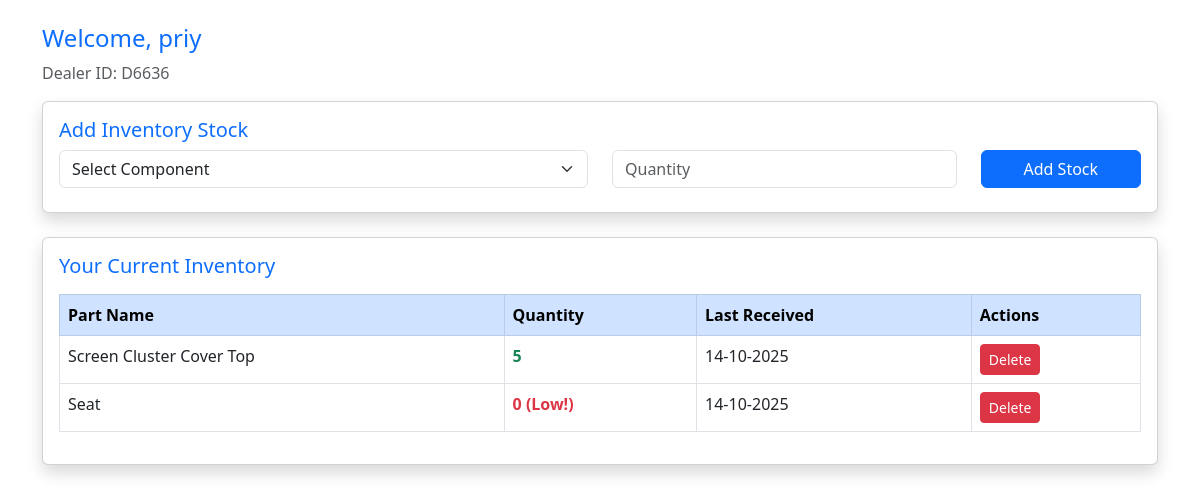
Page /dealer/add_inventory/ (signed in) on the committed database.
### portal/models.py (models this page shows, shortened)
class Dealer(models.Model):
    dealer_id = models.CharField(max_length=20, unique=True)
    name = models.CharField(max_length=100)
    email = models.EmailField(unique=True)
    contact = models.CharField(max_length=15)
    location = models.CharField(max_length=100)
    city = models.CharField(max_length=50)
    state = models.CharField(max_length=50)
    password = models.CharField(max_length=50)

class Inventory(models.Model):
    dealer = models.ForeignKey('Dealer', on_delete=models.CASCADE)  # linked to each dealer
    component = models.ForeignKey('Component', on_delete=models.CASCADE)
    quantity = models.PositiveIntegerField(default=0)
    last_received_date = models.DateField(auto_now=True)

class Component(models.Model):
    part_code = models.CharField(max_length=10, unique=True)
    part_name = models.CharField(max_length=100)
    price = models.DecimalField(max_digits=10, decimal_places=2)

### portal/views.py (the view, shortened to what this page needs)
# urls.py: path('dealer/add_inventory/', views.dealer_add_inventory, name='dealer_add_inventory'),
def dealer_add_inventory(request):
    dealer_id = request.session.get('dealer_id')
    if not dealer_id:
        return redirect('dealer_login')
    dealer = Dealer.objects.get(dealer_id=dealer_id)
    components_list = Component.objects.all()
    dealer_inventory = Inventory.objects.filter(dealer=dealer).select_related('component')
    return render(request, 'portal/dealer_add_inventory.html', {
        'dealer': dealer,
        'components': components_list,
        'inventory': dealer_inventory
    })

### portal/templates/portal/dealer_add_inventory.html (shortened to what this page needs)
{% load static %}
<!DOCTYPE html>
<html lang="en">
<head>
<link rel="stylesheet" href="https://cdn.jsdelivr.net/npm/bootstrap@5.3.0/dist/css/bootstrap.min.css">
</head>
<body class="bg-white">
<div class="container mt-4">
    <h4 class="text-primary">Welcome, {{ dealer.name }}</h4>
    <p class="text-muted">Dealer ID: {{ dealer.dealer_id }}</p>
    <div class="card p-3 shadow mt-3">
        <h5 class="text-primary">Add Inventory Stock</h5>
        <form method="post">
            <div class="row">
                <div class="col-md-6 mb-2">
                    <select name="component" class="form-select" required>
                        <option value="">Select Component</option>
                    </select>
                </div>
                <div class="col-md-4 mb-2">
                    <input type="number" name="quantity" min="1" class="form-control" placeholder="Quantity" required>
                </div>
                <div class="col-md-2 mb-2">
                    <button type="submit" class="btn btn-primary w-100">Add Stock</button>
                </div>
            </div>
        </form>
    </div>
    <div class="card p-3 mt-4 shadow">
        <h5 class="text-primary">Your Current Inventory</h5>
        <table class="table table-bordered mt-2">
            <thead class="table-primary">
                <tr>
                    <th>Part Name</th>
                    <th>Quantity</th>
                    <th>Last Received</th>
                    <th>Actions</th>
                </tr>
            </thead>
            <tbody>
                {% for inv in inventory %}
                <tr>
                    <td>{{ inv.component.part_name }}</td>
                    <td>
                        {% if inv.quantity <= 2 %}
                            <span class="text-danger fw-bold">{{ inv.quantity }} (Low!)</span>
                        {% else %}
                            <span class="text-success fw-bold">{{ inv.quantity }}</span>
                        {% endif %}
                    </td>
                    <td>{{ inv.last_received_date|date:"d-m-Y" }}</td>
                    <td>
                        <a href="{% url 'delete_inventory' inv.id %}"
                            class="btn btn-danger btn-sm"
                            onclick="return confirm('Are you sure you want to delete this stock?');">
                            Delete
                        </a>
                    </td>
                </tr>
                {% empty %}
                <tr><td colspan="4" class="text-center text-muted">No inventory added yet.</td></tr>
                {% endfor %}
            </tbody>
        </table>
    </div>
</div>
</body>
</html>

### rows in the picture
Dealer: name "priy", dealer_id "D6636"
Inventory: component.part_name "Screen Cluster Cover Top", quantity "5", last_received_date "14-10-2025"
Inventory: component.part_name "Seat", quantity "0", last_received_date "14-10-2025"
